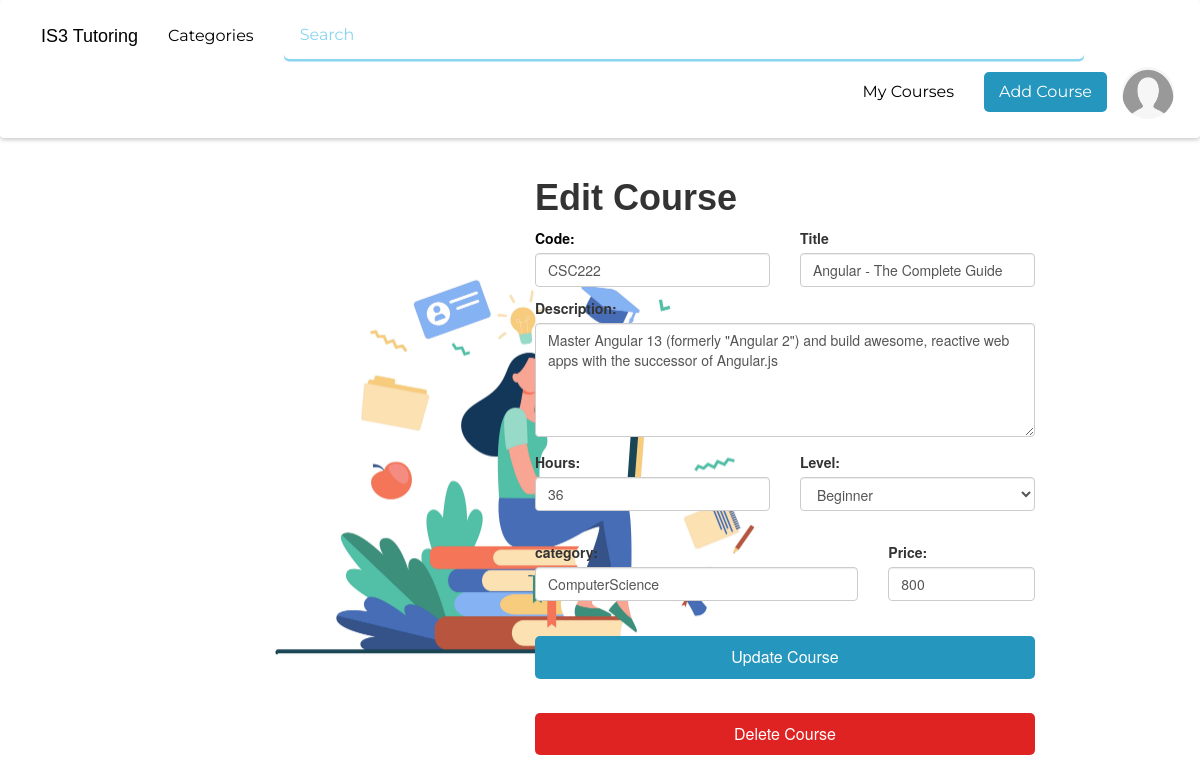
/src/model/Course/editCourse.php?id=1 (signed in), run on an earlier commit of the app's database.
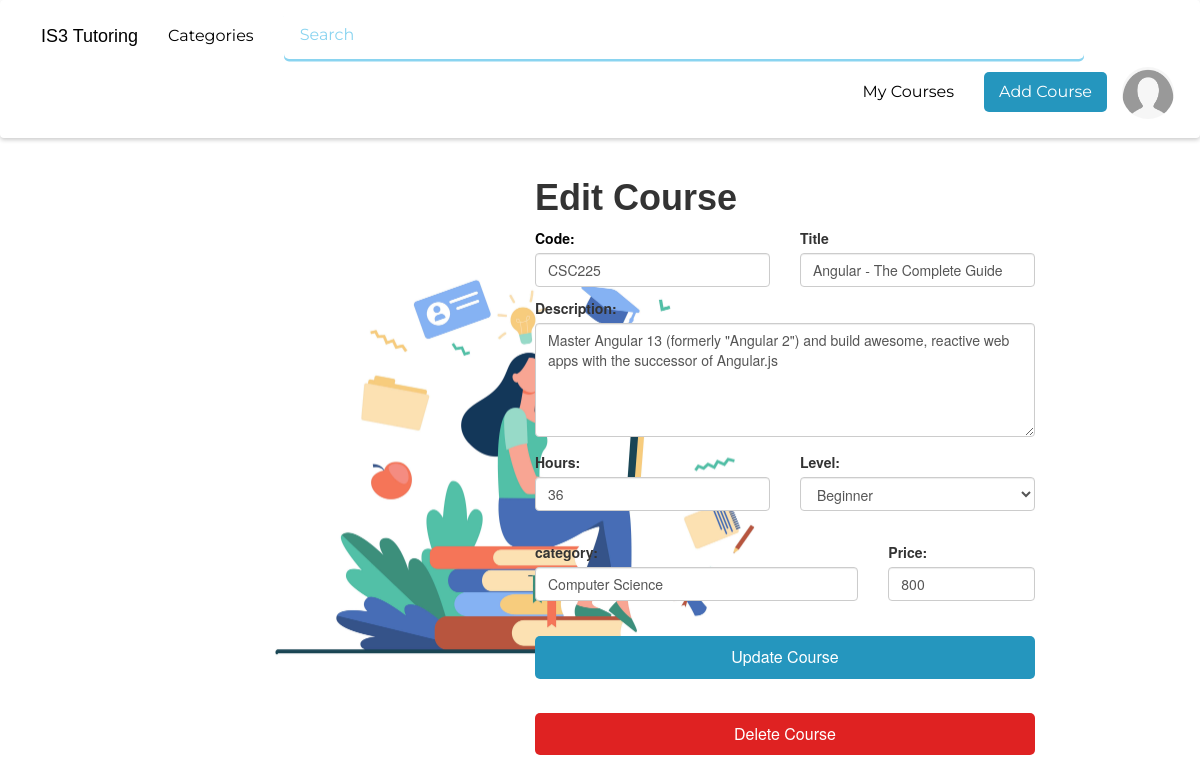
And on a later commit of the database.
### tables this page shows
CREATE TABLE `courses` (
  `CourseID` int(11) NOT NULL,
  `Code` varchar(8) NOT NULL,
  `Title` varchar(50) NOT NULL,
  `Description` text NOT NULL,
  `Hours` int(11) NOT NULL,
  `Level` varchar(15) NOT NULL,
  `Price` int(11) NOT NULL,
  `Approved` tinyint(1) DEFAULT NULL,
  `CreatedBy` int(11) NOT NULL,
  `Categories` varchar(25) NOT NULL,
  `Overview` varchar(255) DEFAULT NULL,
  `Thumbnail` varchar(255) DEFAULT NULL
);

### src/public/is3library.php (called while the page is built, shortened)
<?php
$conn = "";
        ?>

### src/model/Course/editCourse.php (the view, shortened to what this page needs)
<?php
include_once "/xampp/htdocs/IS3-Online-Tutoring/src/public/Menu.php";
include_once "/xampp/htdocs/IS3-Online-Tutoring/src/public/is3library.php";
 ?>
<link rel="stylesheet" href="https://maxcdn.bootstrapcdn.com/bootstrap/3.4.1/css/bootstrap.min.css">
<link rel="stylesheet" href="https://cdnjs.cloudflare.com/ajax/libs/font-awesome/5.8.2/css/all.min.css">
<link rel="stylesheet" href="/IS3-Online-Tutoring/CSS/addCourse.css" type="text/css">
<!doctype html>
<html>
<head>
</head>
<body>
<div class="container">
<div class="ImagePanel">
		<img src="/IS3-Online-Tutoring/uploads/backgroundImages/addCourseImage.jpg">
	</div>
	<div class="FormPanel">
		<h1>Edit Course</h1>
		<?php
		$query = "SELECT * FROM courses WHERE CourseID =" .$_GET["id"];
        $results = $conn-> query($query);
		 while($row = $results->fetch_array(MYSQLI_ASSOC)) {
			$ID=$row["CourseID"];
			$code=$row["Code"];
			$Title=$row["Title"];
			$Description=$row["Description"];
			$Hours=$row["Hours"];
			$Level=$row["Level"];
			$Price=$row["Price"];
			$category=$row['Categories'];
		?>
		<form  method ="POST" action="applyEditCourse.php">
			<div class="row">
				<div class="col-lg-6">
					<label style="color:black;">Code:</label>
					<input type="text" name='code' id="code" value = "<?php echo $code ?>" placeholder="eg. EC204" class="form-control" required>
				</div>
				<div class="col-lg-6" style="margin-bottom:3%">
					<label>Title</label>
					<input type="text" name='title' id="title" value = "<?php echo $Title ?>" placeholder="eg. Economics" class="form-control" required>
				</div>
			</div>
			<div class="row">
				<div class="col-lg-12">
					<div class="form-group">
						<label for="description">Description:</label>
							<textarea class="form-control" rows="5"  name="description" id="description"><?php echo $Description ?></textarea>
						</div>
					</div>
				</div>
			<div class="row">
				<div class="col-lg-6">
					<label>Hours:</label>
					<input type="text" name='hours' id="hours" value ="<?php echo $Hours ?>" placeholder="36" class="form-control" required>
				</div>
				<div class="col-lg-6" style="margin-bottom:3%">
				<label for="level">Level:</label>
				<select name='level' value ="<?php echo $Level ?>" class="form-control" data-role="select-dropdown">
				<?php
					$levels=array("Beginner","Intermediate","Hard");
					for($i=0;$i<count($levels);$i++){
						echo "<option>$levels[$i]</option>";
						}
				?>
				</select>
				</div>
			</div>
			<?php echo "<input type = text hidden name='CourseID' value = $ID><br>";?>
			<div class="row">
			<div class="col-lg-8">
					<div class="form-group">
						<label for="category">category:</label>
						<input type='text' class="form-control"  value ="<?php echo $category ?>"name='category' required>
					</div>
				</div>
				<div class="col-lg-4">
					<div class="form-group">
						<label for="price">Price:</label>
						<input type='text' class="form-control" name='price'  value ="<?php echo $Price ?>" required>
					</div>
				</div>
			</div>
			<a href="applyEditCourse.php">
				<button class="button button-custom">Update Course</button>
			</a>
		</form>
		<a href="applyDeleteCourse.php?id=<?php echo $ID ?>">
			<button class="button button-custom2">Delete Course</button>
		</a>
	</div>
</div>
<?php } ?>
</body>
</html>

What changed in the data, as far as the page shows it:
changed courses "Angular - The Complete Guide": code "CSC222" → "CSC225"; category "ComputerScience" → "Computer Science"
